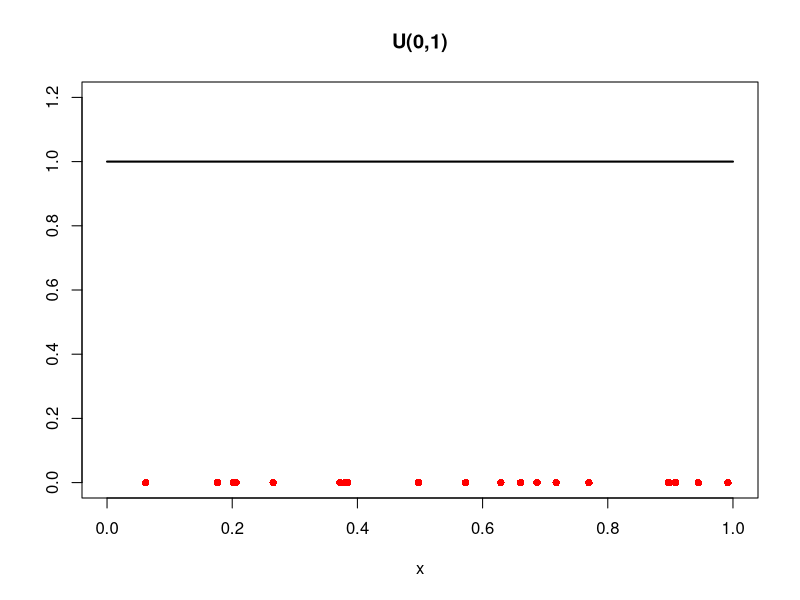
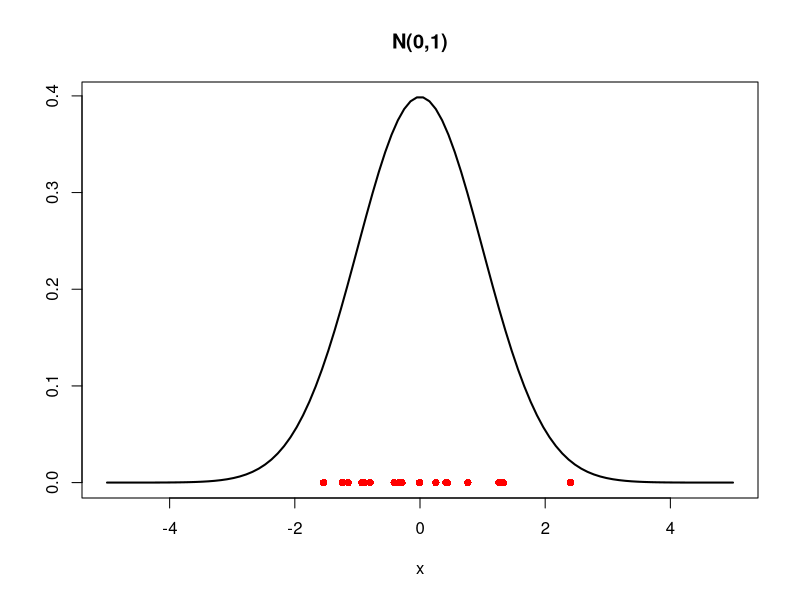
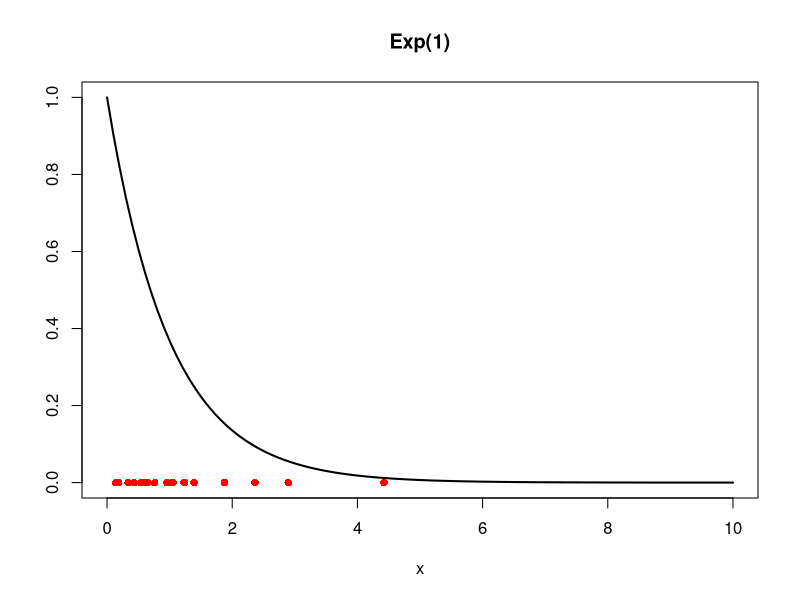
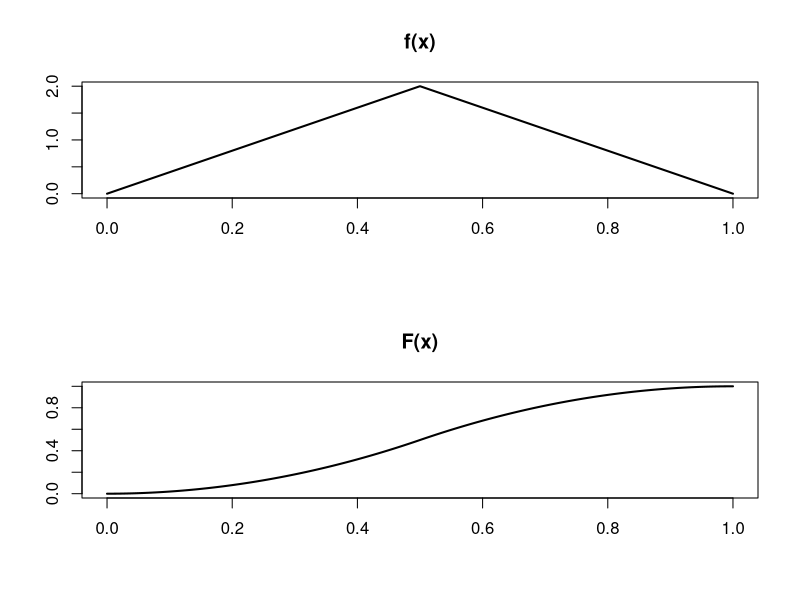
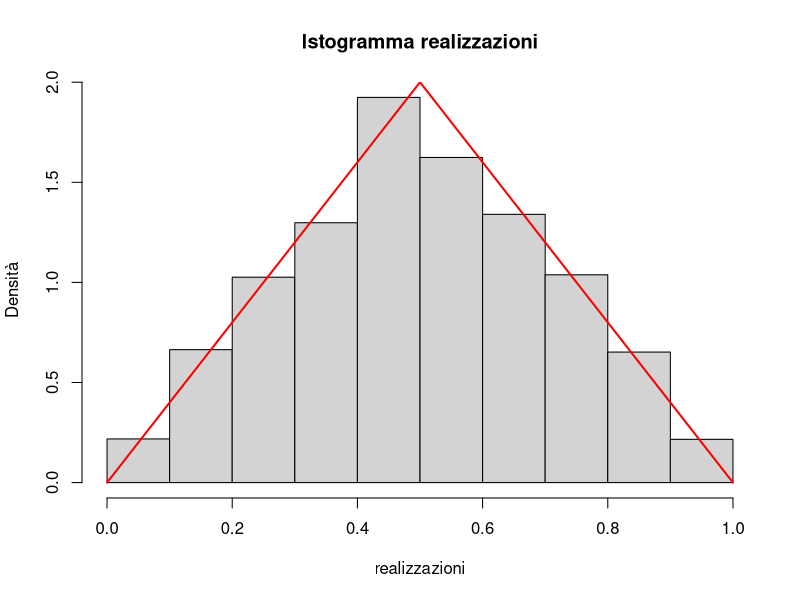
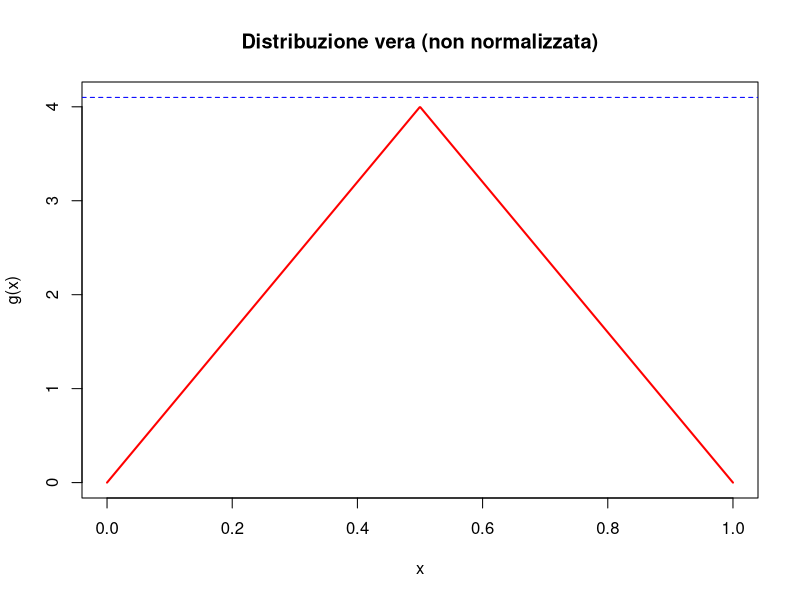
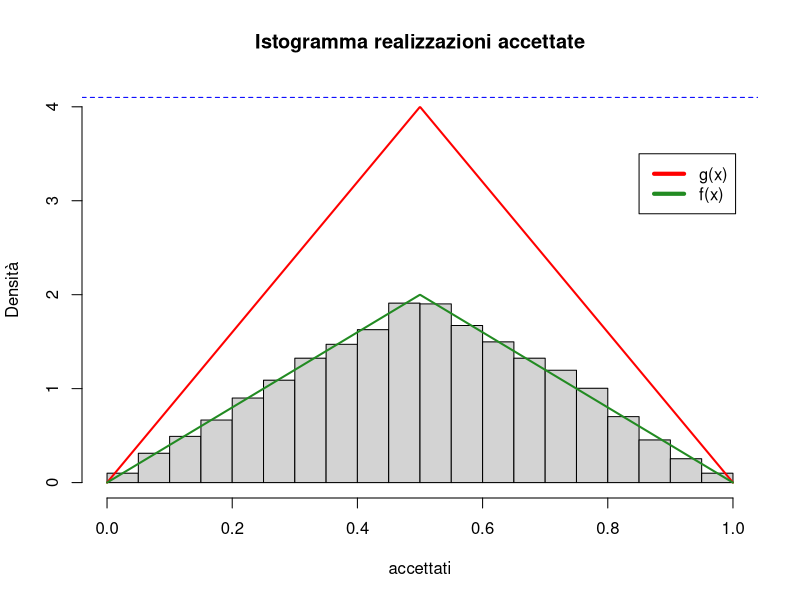
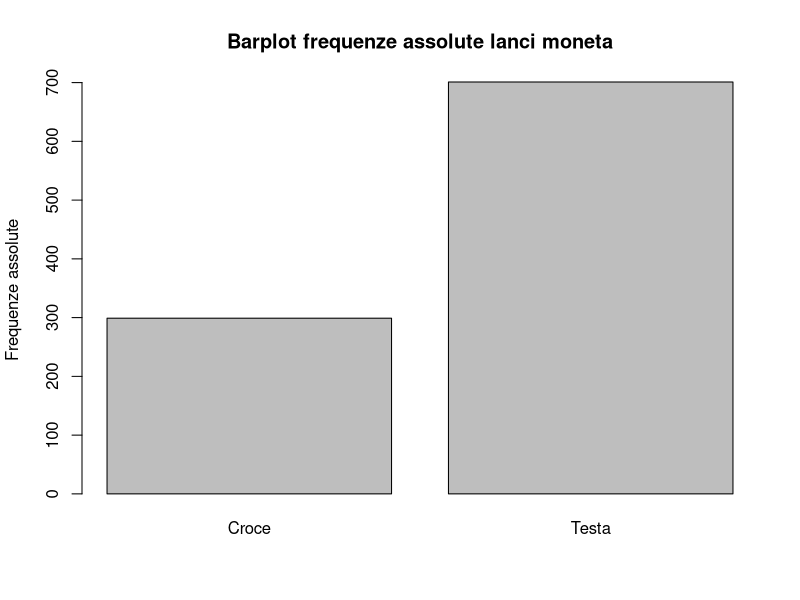

Write R code to recreate these figures, in order.
#'###########################################################'#
#'#######               LABORATORIO 3                 #######'#
#'#######      CAMPIONAMENTO DI VARIABILI ALEATORIE   #######'#
#'#######         LEGGE DEI GRANDI NUMERI             #######'#
#'#######           INTEGRAZIONE MONTE CARLO          #######'#
# #######        TEOREMA CENTRALE DEL LIMITE          #######'#
#'###########################################################'#

##    0 - CAMPIONAMENTO DI VARIABILI ALEATORIE NOTE  ---------------------------
#    Uniforme, Normale, Esponenziale, Binomiale 

rm( list = ls() )
graphics.off()

# Uniforme

# runif(n, a, b)        restituisce n realizzazioni di una U(a,b)
# dunif(x, a, b)        restituisce valore della funzione di Densità di Probabilità 
#                       di una U(a,b) valutata in x
# punif(x, a, b)        restituisce valore della funzione di Ripartizione
#                       di una U(a,b) valutata in x
# qunif(alpha, a, b)    restituisce valore del quantile di ordine alpha
#                       di una U(a,b)

rm(list=ls())
graphics.off()

set.seed(0) # riproducibilità

n = 20
x_unif = runif(n) # n realizzazioni di una U(0,1)
x_ = seq(from=0, to=1, length.out=100)

plot(x_, dunif(x_), type="l", lwd=2, 
     xlab="x",ylab="", main="U(0,1)", ylim=c(0,1.2))
points(x_unif, rep(0,n), pch=16, col="red")

# Normale

# rnorm(n, mu, sd)        restituisce n realizzazioni di una N(mu,sd^2)
# dnorm(x, mu, sd)        restituisce valore della funzione di Densità di Probabilità 
#                       di una N(mu,sd^2) valutata in x
# pnorm(x, mu, sd)        restituisce valore della funzione di Ripartizione
#                       di una N(mu,sd^2) valutata in x
# qnorm(alpha, mu, sd)    restituisce valore del quantile di ordine alpha
#                       di una N(mu,sd^2)

set.seed(0) # riproducibilità

n = 20
x_norm = rnorm(n) # n realizzazioni di una N(0,1)
x_ = seq(from=-5, to=5, length.out=100)

plot(x_, dnorm(x_), type="l", lwd=2, 
     xlab="x",ylab="", main="N(0,1)", ylim=c(0, max(dnorm(x_))))
points(x_norm, rep(0,n), pch=16, col="red")

# Esponenziale

# rexp(n, lambda)        restituisce n realizzazioni di una Exp(lambda)
# dexp(x, lambda)        restituisce valore della funzione di Densità di Probabilità 
#                       di una Exp(lambda) valutata in x
# pexp(x, lambda)        restituisce valore della funzione di Ripartizione
#                       di una Exp(lambda) valutata in x
# qexp(alpha, lambda)    restituisce valore del quantile di ordine alpha
#                       di una Exp(lambda)

set.seed(0) # riproducibilità

n = 20
lambda = 1
x_exp = rexp(n, lambda)     # n realizzazioni di una Exp(lambda)
x_ = seq(from=0, to=10, length.out=100)

plot(x_, dexp(x_,lambda), type="l", lwd=2, 
     xlab="x",ylab="", main="Exp(1)")
points(x_exp, rep(0,n), pch=16, col="red")


# Binomiale
# rbinom(n, N, p)        restituisce n realizzazioni di una Bi(N,p)
# dbinom(x, N, p)        restituisce valore della funzione di Densità di Probabilità 
#                        di una Bi(N,p) valutata in x
# pbinom(x, N, p)         restituisce valore della funzione di Ripartizione
#                         di una Bi(N,p) valutata in x
# qbinom(alpha, mu, sd)   restituisce valore del quantile di ordine alpha
#                         di una Bi(N,p)


## 1 - CAMPIONAMENTO DI VARIABILI ALEATORIE ------------------------------------
# Metodo della Funzione Inversa & Metodo di Accettazione/Rifiuto

### METODO DELLA FUNZIONE INVERSA ----------------------------------------------

### Esempio 1: Campionamento da v.a. Continua
# Vogliamo campionare da una v.a. che ha funzione di densità
# f(x) = 4x se x in [0, 1/2]; 4(1-x) se x in [0.5,1]

f = function(x){
  risultato = vector(mode="numeric", length = length(x))
  for(i in 1:length(x)){
    if(x[i] >= 0 & x[i] < 0.5) 
      risultato[i] = 4 * x[i]
    else if( x[i] > 0.5 & x[i] <=1) 
      risultato[i] =  4 * (1 - x[i]) 
    }
  return(risultato)
}
# Calcoliamo la funzione di ripartizione
# F(x) = 2x^2 se x in [0, 1/2]; (1-2*(1-x)^2) in (1/2, 1]
F_ = function(x){
  risultato = vector(mode="numeric", length = length(x))
  for(i in 1:length(x)){
    if(x[i] < 0)
      risultato[i] = 0.
    else if(x[i] >= 0 & x[i] < 0.5) 
      risultato[i] = 2 * x[i]^2
    else if( x[i] > 0.5 & x[i] <=1) 
      risultato[i] = 1 - 2 * (1-x[i])^2 
    else if (x[i] > 1)
      risultato[i] =1.
  }
  return(risultato)
} 

x = seq(0,1,length=1000)

dev.new()
par(mfrow=c(2,1))
plot(x, f(x), type="l", lwd=2,
     xlab="", ylab="", main="f(x)")
plot(x, F_(x), type="l", lwd=2,
     xlab="", ylab="", main="F(x)")

# Calcoliamo l' inversa della funzione di ripartizione
# F^-1(x) = sqrt(u/2) se x in [0, 1/2); 1 - sqrt((1-x)/2) se x in [1/2, 1] 
# Se U ~ U[0,1] -> X = F^-1(U) ~ f

F_inv = function(x){
  res = vector(mode="numeric", length = length(x))
  for(i in 1:length(x)){
    if( x[i] >=0 & x[i] < 1/2 ){
      res[i] = sqrt(x[i] / 2)
    }else if( x[i] >1/2 & x[i] <= 1 ){
      res[i] = 1 - sqrt( ( 1 - x[i] ) / 2)
    }
  }
  return(res)
}

# Campioniamo N realizzazioni da una distribuzione uniforme in [0,1]
# e mostriamo che l'istogramma di x = F^-1(u) approssima
# la densita' f.

set.seed(0) # riproducibilità

N = 5000
u = runif(N)

campione = F_inv(u)

# Istogramma realizzazioni con vera Densità
dev.new()
hist(campione, prob=T,
     main="Istogramma realizzazioni", 
     xlab= "realizzazioni", ylab="Densità")
lines(x, f(x), lwd=2, col='red')
# invece di "lines" avremmo potuto utilizzare: 
# points(x_, f, type="l", lwd=2, col="red")

### ACCEPT-REJECT METHOD -------------------------------------------------------

# Esempio 

# Vogliamo campionare da v.a. con densità di probabilità
# g(x) = 2*f(x), dove f(x) è la funzione definita nell'esercizio precedente 
# NB. integrale di g NON è 1
g = function(x){
  return(2*f(x))
}

x = seq(0,1,length=1000)

# Notiamo che g(x) <= M con M = 4.1
M = 4.1

dev.new()
plot(x, g(x), xlab='x', ylab='g(x)', ylim =c(0,4.1),
     main='Distribuzione vera (non normalizzata)', type='l',  lwd=2, col='red')
abline(h=M, lty=2, col='blue')

# Accept-reject loop
# calcoliamo l'efficienza

set.seed(0) # riproducibilità

N = 10000  # numero di realizzazioni
accettati <- vector(mode="numeric", length=N)
rifiutati = 0
for(i in 1:N){
  accetto = FALSE
  while(accetto == FALSE){
    xx = runif(n=1, min=0, max=1) # realizzazione da U[0,1]
    u = runif(n=1, min=0, max=M) # realizzazione da U[0,M]
    if(u <= g(xx) ){
      accettati[i] = xx            # se vale la condizione accetto
      accetto = TRUE               # il valore campionato
    }else{
      rifiutati = rifiutati + 1
    }
  }
}

efficienza = N/(rifiutati + N)
print(efficienza)

# Istogramma delle realizzazioni ottenute 
{
dev.new()
hist(accettati, ylim=c(0, M), prob=T, ylab="Densità",
     main="Istogramma realizzazioni accettate")
lines(x, g(x), xlab='x', ylab='g(x)', 
      type='l', lwd=2, col='red')
lines(x, f(x), xlab='x', ylab='f(x)', 
      type='l', lwd=2, col='forestgreen')
abline(h=M, lty=2, col='blue')
legend(0.85,3.5, legend = c("g(x)", "f(x)"), 
       lty = 1, lwd=4, 
       col=c("red", "forestgreen"))
}
# L'istogramma delle realizzazioni ottenute approssima la vera densità
# che non conosciamo in forma chiusa perchè non non sappiamo normalizzare la f(x) 

## 2 - LEGGE DEI GRANDI NUMERI ( LGN ) -----------------------------------------

rm( list = ls())
graphics.off()

# Legge dei grandi numeri:
# Se X1, ..., Xn sono variabili aleatorie indipendenti e identicamente distribuite
# con media mu e varianza finita sigma^2.
# Allora la loro media campionaria ( X1 + ... + Xn )/n
# converge in probabilita' a mu, per n che tende all'infinito.

# Simuliamo n lanci di una moneta truccata in cui la probabilità
# di ottenere testa è 0.7, e studiamo come la proporzione di casi
# in cui si ottiene testa cambi all'aumentare del numero di lanci.
# 
# Per la Legge dei Grandi Numeri ci aspettiamo che la proporzione di lanci
# in cui si ottiene testa (media campionaria degli esiti dei lanci)
# converga al valore teorico 0.7.

# Lancio una moneta: campionamento da una Bernoulli

n = 1000 # Numero di lanci 
p = 0.7  # Probabilita' di successo (successo = esce testa)

set.seed(314159) # riproducibilità risultati

dati.Be = rbinom(n, size = 1, prob = p )
# 'rbinom' genera n osservazioni di una Binom(1, p), quindi di una Be(p).

barplot(table( dati.Be ), main = 
          'Barplot frequenze assolute lanci moneta', 
        ylab = 'Frequenze assolute', 
        names.arg = c( 'Croce', 'Testa' ))

# Calcoliamo la media campionaria delle osservazioni (ovvero la proporzione di successi) 
# dopo 1 lancio, dopo 2 lanci, ... fino a $n$.

#Per calcolare la media campionaria dividiamo la somma cumulata, ottenuta tramite cumsum, 
# per il numero di lanci corrispondente

somma.Be = cumsum(dati.Be)

n.lanci = 1:n
media.camp = somma.Be/n.lanci

# Visualizziamo la media campionaria al variare del numero di lanci
# aggiungiamo una retta orizzontale (rossa) corrispondente al valore teorico di p.
dev.new()
plot(n.lanci, media.camp, type= 'l', lwd= 2,
     main= 'Simulazione: la Legge dei Grandi Numeri', xlab= 'numero lanci',
     ylab= 'proporzione di successi', ylim = c(0,1))
abline(h= p, col= 'red', lty=2, lwd=2)

## 3 - INTEGRAZIONE MONTE-CARLO ----------------------------------------------

# Calcolare integrale di
# f(x) = 4x se x in [0, 1/2]; 4(1-x) se x in [0.5,1] tramite integrazione MC.  

# Si chiede di:
# 1. verificare che l'integrale di $f(x)$ sia approssimativamente uguale a $1$.
# 2. Calcolare approssimativamente media e varianza della variabile aleatoria continua X
#    che ha come funzione di densità di probabilità la funzione f(x).
# 3. Calcolare approssimativamente la funzione di ripartizione di X.

# Confrontare i risultati ottenuti campioanando i punti per la valutazione 
# da una U(0,1) e da una N(0.5,0.25^2)

# 1. verificare che l'integrale di $f(x)$ sia approssimativamente uguale a $1$.

f = function(x){
  risultato = vector(mode="numeric", length = length(x))
  for(i in 1:length(x)){
    if(x[i] >= 0 & x[i] < 0.5) 
      risultato[i] = 4 * x[i]
    else if( x[i] > 0.5 & x[i] <=1) 
      risultato[i] =  4 * (1 - x[i]) 
  }
  return(risultato)
}

x = seq(0,1,length=1000)
dev.new()
plot(x, f(x), type="l", lwd=2,
     xlab="", ylab="", main="f(x)")

set.seed(123) # riproducibilità
mu = 0.5
sigma = 0.25
n = 100
x_unif = runif(n)                 
x_norm = rnorm(n, mean=mu, sd=sigma)
I_unif = sum(f(x_unif))/n
I_norm = sum(f(x_norm)/dnorm(x_norm, mean=mu, sd=sigma))/n

I_esatto = 1.

err_unif = abs(I_unif-I_esatto)
err_unif

err_norm = abs(I_norm-I_esatto)
err_norm

# Al variare di n (LGN)
set.seed(123)
n.max = 1000
x_unif = runif(n.max)                 
x_norm = rnorm(n.max, mean=mu, sd=sigma)
n = seq(from=1,to=n.max,by=1) # 1:n.max

I_unif = cumsum(f(x_unif))/n
I_norm = cumsum(f(x_norm)/dnorm(x_norm, mean=mu, sd=sigma)) / n

dev.new()
plot(n, I_unif, type="l", lwd=2, ylab="Approssimazione", xlab='n', 
     col="forestgreen")
points(n, I_norm, type="l", lwd=2, col="blue")
abline(h=I_esatto, col='red', lty=2, lwd=2)
legend(800, 1.2, legend = c("uniforme", "normale"), 
       col=c("forestgreen", "blue"), lty=1, lwd=4)

# 2. Calcolare approssimativamente media e varianza della variabile aleatoria continua X
#    che ha come funzione di densità di probabilità la funzione f(x).
# Nb. f(x) è la densità di una v.a. triangolare di parametri a=0, b=1, c=0.5
#     E[X] = (a+b+c)/3; Var(X) = ((a^2 + b^2 + c^2) - (ac + ab + bc))/18 
a=0; b=1; c=0.5;
media_esatta = (a+b+c)/3
var_esatta = ((a^2 + b^2 + c^2) - (a*c + a*b + b*c))/18

# E[X] = int x f(x) dx
media_unif = cumsum(x_unif * f(x_unif))/n
media_norm = cumsum(x_norm * f(x_norm)/dnorm(x_norm, mean=mu, sd=sigma)) / n

dev.new()
plot(n, media_unif, type="l", lwd=2, col="forestgreen", 
     ylab="Approssimazione", xlab='n', main="Valore Atteso")
points(n, media_norm, type="l", lwd=2, col="blue")
abline(h=media_esatta, col='red', lty=2, lwd=2)
legend(800, 0.6, legend = c("uniforme", "normale"), 
       col=c("forestgreen", "blue"), lty=1, lwd=4)

# Var(X) = E[X^2] -(E[X])^2

# E[X] = int x f(x) dx
momento_secondo_unif = cumsum(x_unif^2 * f(x_unif))/n
momento_secondo_norm = cumsum(x_norm^2 * f(x_norm)/dnorm(x_norm, mean=mu, sd=sigma)) / n

var_unif = momento_secondo_unif - media_unif^2
var_norm = momento_secondo_norm - media_norm^2

dev.new()
plot(n, var_unif, type="l", lwd=2, col="forestgreen", 
     ylab="Approssimazione", xlab='n', main="Varianza")
points(n, var_norm, type="l", lwd=2, col="blue")
abline(h=var_esatta, col='red', lty=2, lwd=2)
legend(800, 0.08, legend = c("uniforme", "normale"), 
       col=c("forestgreen", "blue"), lty=1, lwd=4)

## 5 - TEOREMA CENTRALE DEL LIMITE ( TCL ) -------------------------------------

rm(list = ls())
graphics.off()

# Teorema centrale del limite:
# Se X1, ..., Xn sono variabili aleatorie indipendenti e identicamente distribuite
# con media mu e varianza sigma^2.
# Allora la distribuzione di ( ( X1 + ... + Xn )/n-mu )/( sigma/sqrt( n ) )
# converge alla distribuzione di una normale standard N( 0, 1 ), per n che tende all'infinito.

# Inoltre, per il Teorema Centrale del Limite, la legge della somma di variabili aleatorie 
# indipendenti e identicamente distribuite converge alla distribuzione di una normale 
# di media n*mu e varianza n*sigma^2.
# 
# Studiamo la legge della somma di n variabili aleatorie indipendenti 
# con distribuzione Bernoulli di parametro p=0.7, al variare di n. 
# 
# NB. Si ricordi che nel caso considerato mu=p e sigma^2=p(1-p).
# 
# Per valutare la legge della somma, generiamo un certo numero N 
# di realizzazioni della somma e tracciamo un istogramma che viene confrontato 
# all'andamento della densità di probabilità di una N(np, np(1-p)). 

# NB. Generare $n$ variabili aleatorie Be(p) e calcolarne la somma è equivalente 
#     a generare una Bin(n,p).

# Per ogni valore di n generiamo N=500 realizzazioni di una Bin(n,p)
# in modo da avere N realizzazione della somma di n Bernoulli. 
# I dati generati sono salvati in un'unica matrice N x 4
# in cui la colonna j-esima contiene le N realizzazioni della Bin(n_j,p).

n = c(5, 50, 500, 5000) # Numero di variabili del campione che voglio simulare
p = 0.7 # Probabilita' di successo associata alla Bernoulli
N = 500 # Numero di realizzazioni per ciascuna variabile

set.seed(314159) # riproducibilità risultati

dati= matrix(0, nrow=N, ncol=length(n))
for(i in 1:length(n)){
  dati[,i]= rbinom(N, size= n[i], prob= p)
}

# Verifichiamo graficamente il Teorema Centrale del Limite:
# per ogni n considerato, tracciamo l'istogramma delle realizzazioni ottenute 
# per la somma di Bernoulli e sovrapponiamo la densità 
# di una N(np,np(1-p)).

dev.new()
par(mfrow=c(2,2))

x = seq(min(dati[,1]), max(dati[,1]), .01 )
media = n [ 1 ] * p
devstand = sqrt(n[1]*p*(1-p))
density = dnorm(x, mean= media, sd= devstand )

# Istogramma:
hist( dati[,1], prob = TRUE, main = 'TCL applicato a somma di Bernoulli\n n = 5',
      xlab = 'somma di n bernoulli',
      ylim = c(0,max(max(density), max(hist(dati[ ,1], plot= F)$density))),
      breaks = seq(min(dati[,1])-.5, max(dati[,1])+ .5, by= 1))
lines(x, density, col = 'red', lwd= 2)

x = seq( min(dati[,2]), max(dati[,2]), .01 )
media = n[2]*p
devstand = sqrt(n[2]*p*(1-p))
density = dnorm( x, mean = media, sd = devstand )
hist(dati[,2] , prob = TRUE, main = 'TCL applicato a somma di Bernoulli\n n = 50',
     xlab = 'somma di n bernoulli',
     ylim = c(0, max(max(density),max(hist(dati[,2],plot=F)$density))))
lines( x, density, col= 'red', lwd= 2 )

x = seq(min(dati[,3]), max(dati[,3]), .01 )
media = n[3]*p
devstand= sqrt( n[3]*p*(1-p))
density= dnorm(x, mean = media, sd = devstand)
hist( dati[,3], prob = TRUE, main = 'TCL applicato a somma di Bernoulli\n n = 500',
      xlab = 'somma di n bernoulli',
      ylim = c(0, max( max( density), max(hist(dati[,3], plot=F)$density))))
lines( x, density, col= 'red', lwd= 2)

x = seq(min(dati[,4]), max(dati[,4]), .01 )
media = n[4]*p
devstand = sqrt( n[4]*p*(1-p))
density = dnorm(x, mean = media, sd = devstand )
hist( dati[,4], prob = TRUE, main = 'TCL applicato a somma di Bernoulli\n n = 5000',
      xlab = 'somma di n bernoulli',
      ylim = c(0, max(max(density), max(hist(dati[,4], plot=F)$density))))
lines( x, density, col= 'red', lwd= 2)

# Si noti che per n grande risulta sempre meno evidente 
# la distinzione fra l'andamento dei quantili empirici della somma di Bernoulli 
# e quelli di una distribuzione gaussiana.


# Consideriamo la Media Campionaria delle n Bernoulli.
# Valutiamo al crescere di n l'approssimazione della Media Campionaria 
# con una Normale N(p,p(1-p)/n)

mean_ = matrix(0,nrow=N,ncol=length(n))

for(j in 1:length(n))
  mean_[,j]= dati[,j]/n[j]
mu = p
var = p*(1-p)

x_ = seq(from=0,to=1, length.out=1000)

dev.new()
par(mfrow=c(2,2))
for(i in 1:length(n)){
  density = dnorm(x_, mean=mu, sd=sqrt(var/n[i]))
  hist(mean_[,i], probability = TRUE,
       xlab="p", main=paste('TCL: Media Campionaria di Bernoulli\n','n = ',n[i],sep=""),
       xlim = c(0,1),
       ylim = c( 0, max(max(density),max(hist(mean_[,i],plot=F)$density))))
  lines(x_, density, col="red", lwd=2)
}